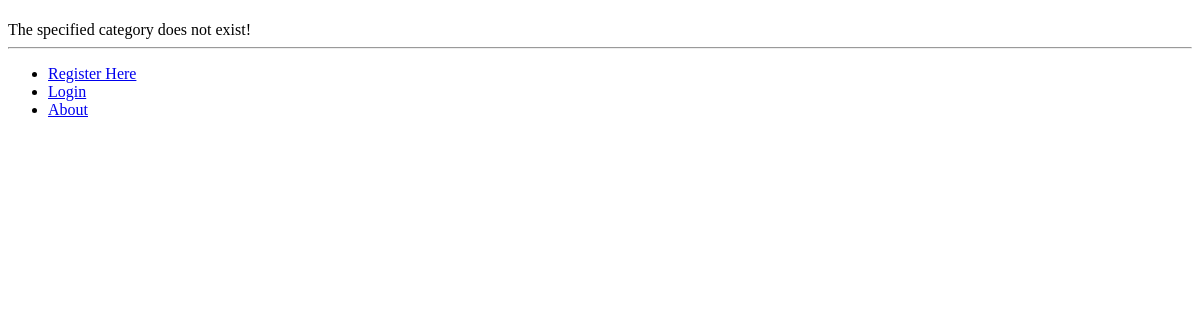
Before: /rango/category/python/ with the older database file.
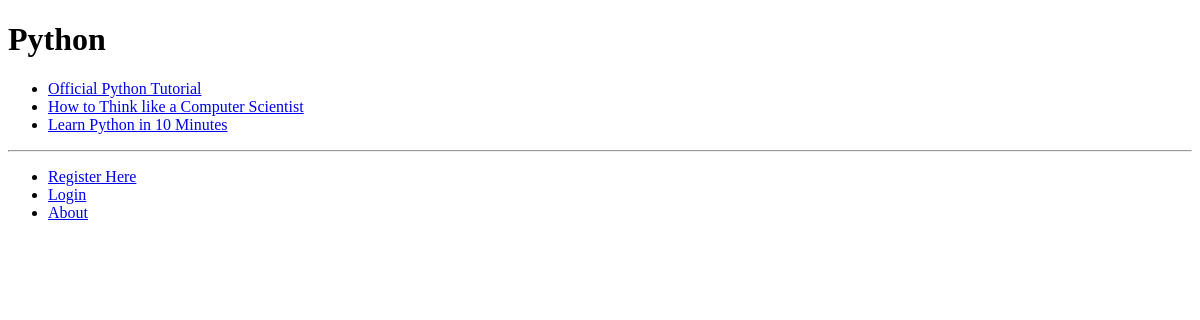
After: the same page with the newer database file.
### rango/models.py (models this page shows, shortened)
class Category (models.Model):
    name = models.CharField(max_length=128, unique=True)
    views = models.IntegerField(default=0)
    likes = models.IntegerField(default=0)
    slug = models.SlugField()
    class Meta:
        verbose_name_plural="Categories"

class Page(models.Model):
    category = models.ForeignKey(Category)
    title = models.CharField(max_length=128)
    url = models.URLField(null=True)
    views = models.IntegerField(default=0)

### rango/views.py (the view)
# urls.py: url(r'^category/(?P<category_name_slug>[\w\-]+)/add_page/$', views.add_page, name='add_page'),
def category(request, category_name_slug):
    context_dict = {}
    try:
        category = Category.objects.get(slug=category_name_slug)
        context_dict['category_name'] = category.name
        pages = Page.objects.filter(category = category)
        context_dict['pages'] = pages
        context_dict['category'] = category
        context_dict['category_name_slug'] = category_name_slug
    except Category.DoesNotExist:
        pass
    return render(request, 'rango/category.html', context_dict )

### templates/rango/category.html (shortened to what this page needs)
{% extends 'base.html' %}
{% load staticfiles %}
{% block body_block %}
    <h1>{{ category_name }}</h1>
    {% if category %}
        {% if pages %}
        <ul>
                {% for page in pages %}
                    <li><a href="{{ page.url }}">{{ page.title }}</a></li>
                {% endfor %}
                </ul>
        {% else %}
                <strong>No pages currently in category.</strong>
                {% endif %}
        {% else %}
                 The specified category {{ category_name }} does not exist!
    {% endif %}
{% endblock %}

Changed rows visible on the page:
now on this page (row edited): Category: name "Python"
now on this page (row unchanged): Page: title "Official Python Tutorial"
now on this page (row unchanged): Page: title "How to Think like a Computer Scientist"
now on this page (row unchanged): Page: title "Learn Python in 10 Minutes"
Other visible differences:
text no longer shown: "The specified category does not exist!"
